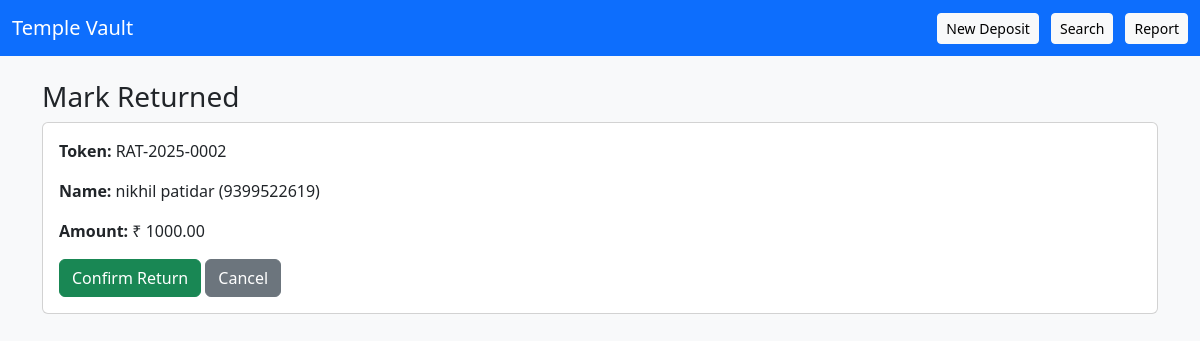
Page /return/RAT-2025-0002/ (signed in) on the committed database.
### vault/models.py (models this page shows, shortened)
class Deposit(models.Model):
    STATUS_CHOICES = [
        ('HELD','Held in Temple'),
        ('RETURNED','Returned to Devotee'),
        ('CANCELLED','Cancelled'),
    ]
    devotee = models.ForeignKey(Devotee, on_delete=models.PROTECT, related_name='deposits')
    amount = models.DecimalField(max_digits=10, decimal_places=2, validators=[MinValueValidator(1)])
    token = models.CharField(max_length=20, unique=True, db_index=True)
    diwali_year = models.IntegerField(help_text='Diwali cycle year (e.g., 2025)')
    received_at = models.DateTimeField(default=timezone.now)
    status = models.CharField(max_length=10, choices=STATUS_CHOICES, default='HELD')
    returned_at = models.DateTimeField(null=True, blank=True)
    remarks = models.CharField(max_length=200, blank=True)
    comment_choice = models.CharField(max_length=50, blank=True, null=True)
    form_filler_name = models.CharField(max_length=120, blank=True, null=True)
    quantity = models.PositiveIntegerField(default=1)

class Devotee(models.Model):
    name = models.CharField(max_length=200)
    phone = models.CharField(max_length=15)
    aadhaar_hash = models.CharField(max_length=64)   # ✅ SHA256 hash
    aadhaar_last4 = models.CharField(max_length=4, blank=True, null=True)
    address = models.TextField(blank=True, null=True)
    email = models.EmailField(blank=True, null=True)
    created_at = models.DateTimeField(auto_now_add=True)   # ✅ added timestamp

### vault/views.py (the view)
# urls.py: path('return/<str:token>/', views.mark_returned, name='mark_returned'),
@login_required(login_url='/login/')
def mark_returned(request, token):
    deposit = get_object_or_404(Deposit, token=token)
    if request.method == 'POST':
        deposit.status = 'RETURNED'
        deposit.returned_at = timezone.now()
        deposit.save()
        messages.success(request, f'Returned: {deposit.token}')
        return redirect('receipt', token=deposit.token)
    return render(request, 'vault/mark_returned.html', {'d': deposit})

### vault/templates/vault/mark_returned.html (shortened to what this page needs)
{% extends 'vault/base.html' %}
{% block content %}
<h3>Mark Returned</h3>
<div class="card p-3">
  <p><strong>Token:</strong> {{ d.token }}</p>
  <p><strong>Name:</strong> {{ d.devotee.name }} ({{ d.devotee.phone }})</p>
  <p><strong>Amount:</strong> ₹ {{ d.amount }}</p>
  <form method="post">
    <button class="btn btn-success">Confirm Return</button>
    <a class="btn btn-secondary" href="/receipt/{{ d.token }}/">Cancel</a>
  </form>
</div>
{% endblock %}

### rows in the picture
Deposit: token "RAT-2025-0002", devotee.name "nikhil patidar", devotee.phone "9399522619", amount "1000.00"
